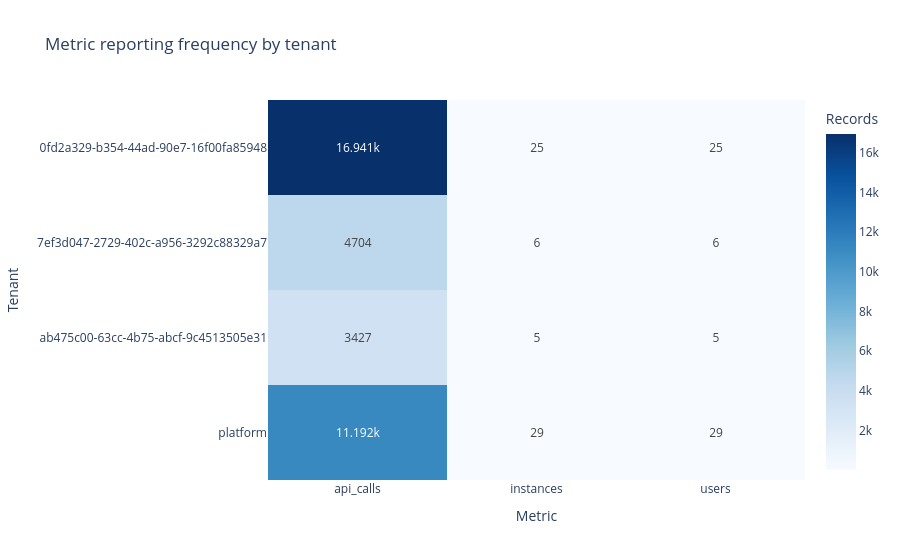

Here is the notebook cell this chart was saved with:
### Markdown cell above
### Chart Guide

**Purpose:** Reveals which tenants are actively reporting each metric and which are silent,
making it easy to spot misconfigured metering agents at a glance.

**Chart Attributes**

| | |
|---|---|
| **Chart type** | Annotated heatmap |
| **X axis** | Metric ID |
| **Y axis** | Tenant (short label) |
| **Colour** | Record count — darker blue = more submissions |

**Insights:** A completely white row means a tenant has submitted no data for that metric.
Uneven columns suggest some metrics are emitted less frequently than others by design.

### Code cell
if fig_52 is not None:
    fig_52.show()

### Figure 1 — Plotly figure (JSON) as saved in the notebook; plotly's stock layout.template omitted (floating-point values rounded to 4 significant figures)
{"data": [{"coloraxis": "coloraxis", "hovertemplate": "Metric: %{x}<br>Tenant: %{y}<br>Record count: %{z}<extra></extra>", "name": "0", "texttemplate": "%{z}", "type": "heatmap", "x": ["api_calls", "instances", "users"], "xaxis": "x", "y": ["0fd2a329-b354-44ad-90e7-16f00fa85948", "7ef3d047-2729-402c-a956-3292c88329a7", "ab475c00-63cc-4b75-abcf-9c4513505e31", "platform"], "yaxis": "y", "z": [[16941, 25, 25], [4704, 6, 6], [3427, 5, 5], [11192, 29, 29]]}], "layout": {"coloraxis": {"autocolorscale": false, "colorbar": {"title": {"text": "Records"}}, "colorscale": [[0, "rgb(247,251,255)"], [0.125, "rgb(222,235,247)"], [0.25, "rgb(198,219,239)"], [0.375, "rgb(158,202,225)"], [0.5, "rgb(107,174,214)"], [0.625, "rgb(66,146,198)"], [0.75, "rgb(33,113,181)"], [0.875, "rgb(8,81,156)"], [1, "rgb(8,48,107)"]]}, "title": {"text": "Metric reporting frequency by tenant"}, "xaxis": {"anchor": "y", "domain": [0, 1], "title": {"text": "Metric"}}, "yaxis": {"anchor": "x", "autorange": "reversed", "domain": [0, 1], "title": {"text": "Tenant"}}}}
